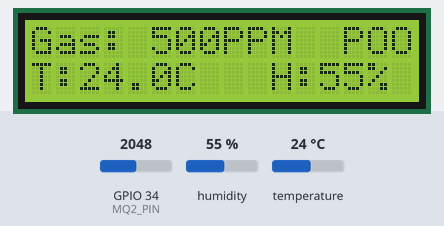
Recording of a sketch running on a simulated ESP32. Parts: 16×2 character LCD. The test bench sets the inputs (shaded band); at power-on: GPIO 34 (MQ2_PIN) = 2048, humidity 55 %, temperature 24 °C. What the sketch prints to the serial monitor is not drawn.

Above: at 5.8 s.
5.9 s: GPIO 34 (MQ2_PIN) set to 2392
At 7.7 s:
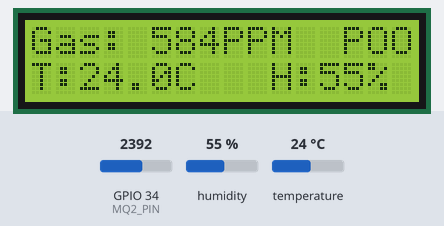
8.5 s: GPIO 34 (MQ2_PIN) set to 2514
At 10.2 s:
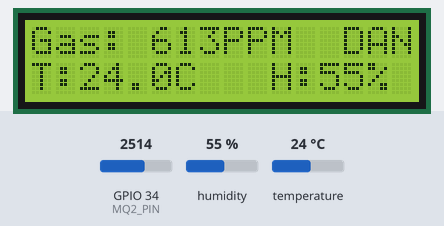
10.8 s: GPIO 34 (MQ2_PIN) set to 1228
At 12.7 s:
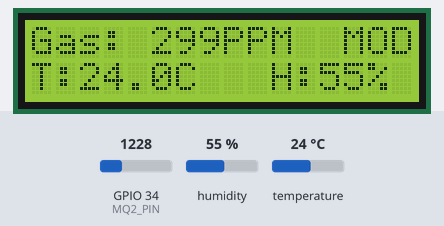
13.1 s: GPIO 34 (MQ2_PIN) set to 682
At 15.1 s:
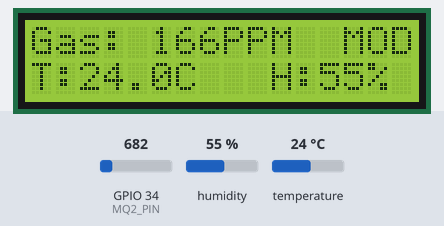
15.4 s: GPIO 34 (MQ2_PIN) set to 562
At 16.6 s:
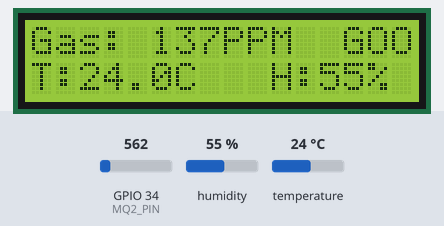
17.7 s: humidity set to 22 %
At 19.1 s:
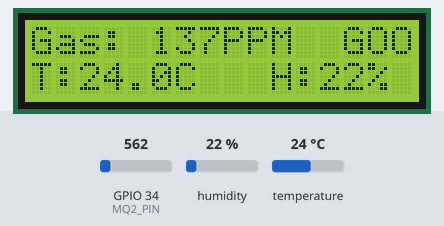
Timing chart, 0 to 20.7 s (numbered marks = the images above; inputs shaded):
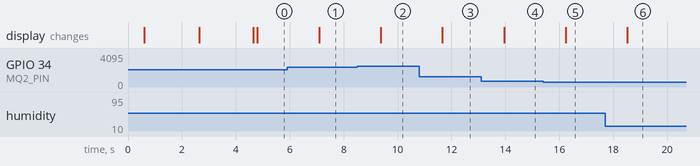

The sketch:

air_quality_monitor.ino
```cpp
/*
 ============================================================================
  Project Name   : ESP32 Air Quality & Environmental Monitoring System
  Microcontroller: ESP32 DevKit V1 (30-pin / 38-pin)
  Sensors        : MQ-2 Gas Sensor (Analog Pin: GPIO 34)
                   DHT11 Temperature & Humidity Sensor (Digital Pin: GPIO 4)
  Display        : 16x2 I2C LCD Display (SDA: GPIO 21, SCL: GPIO 22, Addr: 0x27)
 ============================================================================
*/

#include <Wire.h>
#include <LiquidCrystal_I2C.h>
#include <DHT.h>

// --- PIN CONFIGURATIONS ---
#define MQ2_PIN       34     // ESP32 Analog Pin for MQ-2 Gas Sensor (ADC1_CH6)
#define DHT_PIN       4      // ESP32 Digital Pin for DHT11 Data
#define DHT_TYPE      DHT11  // Sensor type DHT11

// Initialize 16x2 I2C LCD (Default address 0x27; if display stays blank, try 0x3F)
LiquidCrystal_I2C lcd(0x27, 16, 2);

// Initialize DHT11 Sensor
DHT dht(DHT_PIN, DHT_TYPE);

void setup() {
  // Start Serial communication for debugging and Lab Viva evaluation
  Serial.begin(115200);
  delay(500);

  Serial.println("==========================================");
  Serial.println(" ESP32 Air Quality & Climate Monitor     ");
  Serial.println(" Sensors: MQ-2 Gas Sensor & DHT11        ");
  Serial.println("==========================================");

  // Initialize I2C communication (SDA = GPIO 21, SCL = GPIO 22)
  Wire.begin(21, 22);

  // Initialize LCD display
  lcd.init();
  lcd.backlight();

  // Initialize DHT11 sensor
  dht.begin();

  // Welcome / Boot Message
  lcd.clear();
  lcd.setCursor(0, 0);
  lcd.print(" Air Monitoring ");
  lcd.setCursor(0, 1);
  lcd.print("  System Init.. ");
  delay(2000);

  // Sensor Pre-heating Message
  lcd.clear();
  lcd.setCursor(0, 0);
  lcd.print("MQ-2 & DHT11...");
  lcd.setCursor(0, 1);
  lcd.print("Warming Up...   ");
  delay(2000);

  lcd.clear();
}

void loop() {
  // --- 1. READ MQ-2 GAS SENSOR ---
  // Take 10 analog samples and average them to remove electrical noise
  long sensorSum = 0;
  for (int i = 0; i < 10; i++) {
    sensorSum += analogRead(MQ2_PIN);
    delay(10);
  }
  int rawADC = sensorSum / 10;

  // Map raw ADC (0 - 4095) to estimated Gas PPM (0 - 1000 PPM)
  int gasPPM = map(rawADC, 0, 4095, 0, 1000);
  if (gasPPM < 0) gasPPM = 0;

  // Determine Gas Level Status
  String airStatus = "";
  if (gasPPM <= 150) {
    airStatus = "GOOD";
  } else if (gasPPM <= 350) {
    airStatus = "MOD ";
  } else if (gasPPM <= 600) {
    airStatus = "POOR";
  } else {
    airStatus = "DANG"; // Dangerous / Hazard
  }

  // --- 2. READ DHT11 TEMPERATURE & HUMIDITY ---
  float humidity = dht.readHumidity();
  float temperature = dht.readTemperature();

  // Check if DHT sensor reading is valid
  if (isnan(humidity) || isnan(temperature)) {
    humidity = 0.0;
    temperature = 0.0;
  }

  // --- 3. DISPLAY ON 16x2 LCD SCREEN ---
  // Line 1: Gas reading in PPM and Status (e.g., "Gas: 125PPM  GOOD")
  lcd.setCursor(0, 0);
  char line1[17];
  snprintf(line1, sizeof(line1), "Gas:%4dPPM  %s", gasPPM, airStatus.c_str());
  lcd.print(line1);

  // Line 2: Temperature & Humidity (e.g., "T:28.0C   H:60% ")
  lcd.setCursor(0, 1);
  char line2[17];
  snprintf(line2, sizeof(line2), "T:%.1fC   H:%.0f%% ", temperature, humidity);
  lcd.print(line2);

  // --- 4. PRINT TO SERIAL MONITOR (115200 Baud) ---
  Serial.print("Raw ADC: ");
  Serial.print(rawADC);
  Serial.print(" | Gas: ");
  Serial.print(gasPPM);
  Serial.print(" PPM (");
  Serial.print(airStatus);
  Serial.print(") | Temp: ");
  Serial.print(temperature);
  Serial.print(" *C | Humidity: ");
  Serial.print(humidity);
  Serial.println(" %");

  delay(1000); // Refresh screen every 1 second
}
```

Measured:
- the behaviour switches between 2461 and 2462 on GPIO 34 (MQ2_PIN) (found by bisection; images 1 and 2)
- the behaviour switches between 619 and 618 on GPIO 34 (MQ2_PIN) (found by bisection; images 4 and 5)
- after the input at 5.9 s, the display: changes after 1.2 s (image 1)
- after the input at 8.5 s, the display: changes after 0.87 s (image 2)
- after the input at 10.8 s, the display: changes after 0.86 s (image 3)
- after the input at 13.1 s, the display: changes after 0.85 s (image 4)
- after the input at 15.4 s, the display: changes after 0.84 s (image 5)
- after the input at 17.7 s, the display: changes after 0.83 s (image 6)
